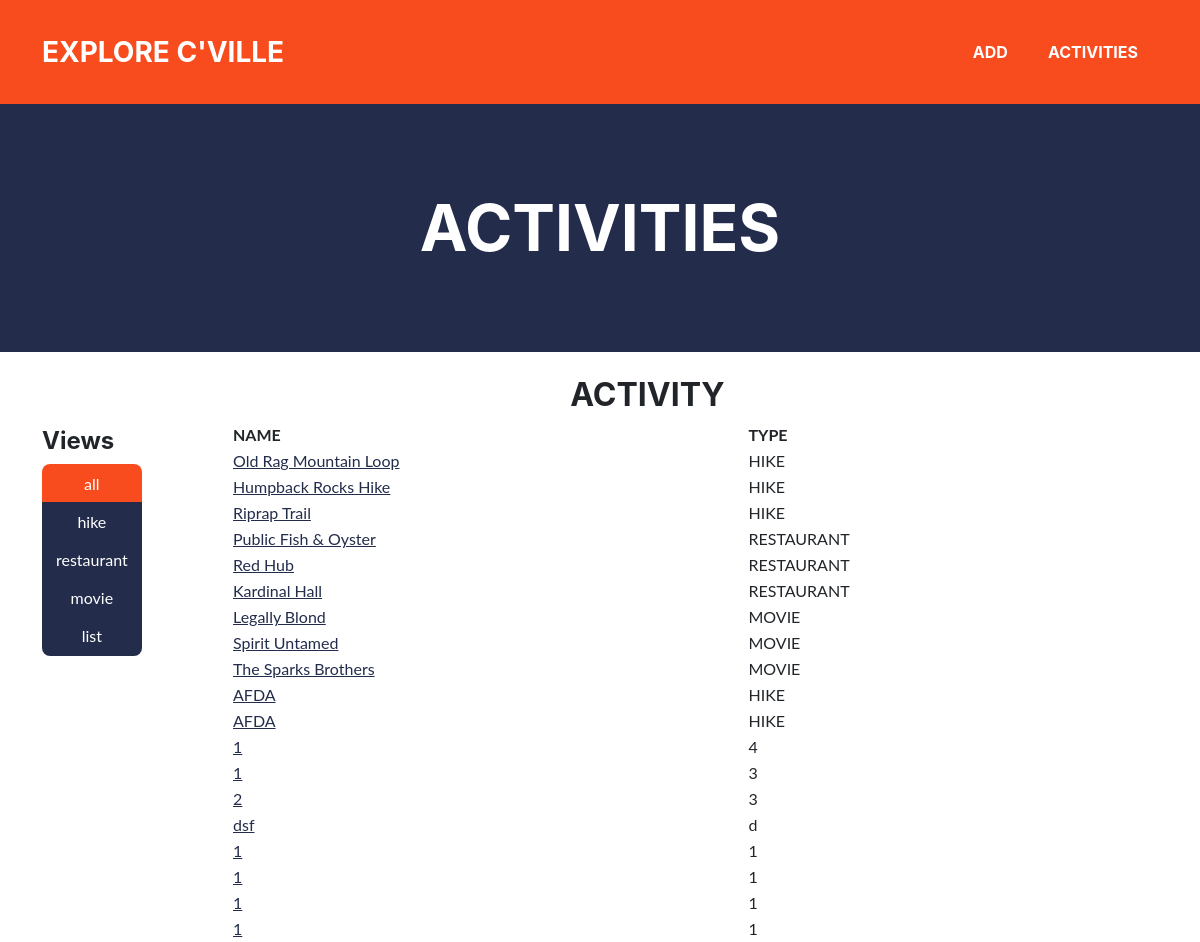
Page /activities.php on the committed database.
### tables this page shows
CREATE TABLE `ACTIVITY` (
  `ACTIVITY_ID` int(11) NOT NULL,
  `ACTIVITY_NAME` text NOT NULL,
  `ACTIVITY_OPENTIME` time DEFAULT current_timestamp(),
  `ACTIVITY_CLOSETIME` time DEFAULT current_timestamp(),
  `ACTIVITY_TYPE` varchar(12) NOT NULL,
  `ACTIVITY_URL` text NOT NULL
);

### activities.php (the view, shortened to what this page needs)
<!DOCTYPE html>
<html lang="en">
<head>
  <link rel="stylesheet" href="https://stackpath.bootstrapcdn.com/bootstrap/4.3.1/css/bootstrap.min.css">
  <link rel="stylesheet" href="css/styles.css">
</head>
<body id="page-top">
  <nav class="navbar navbar-expand-lg bg-secondary text-uppercase fixed-top" id="mainNav">
      <div class="container">
          <a class="navbar-brand" href="./index.php">Explore C'Ville</a>
          <div class="collapse navbar-collapse" id="navbarResponsive">
              <ul class="navbar-nav ms-auto">
                  <li class="nav-item mx-0 mx-lg-1"><a class="nav-link py-3 px-0 px-lg-3 rounded" href="#">Add</a></li>
                  <li class="nav-item mx-0 mx-lg-1"><a class="nav-link py-3 px-0 px-lg-3 rounded" href="./activities.php">Activities</a></li>
              </ul>
          </div>
      </div>
  </nav>
  <header class="masthead bg-primary text-white text-center">
      <div class="container d-flex align-items-center flex-column">
          <h1 class="masthead-heading text-uppercase mb-0">Activities</h1>
      </div>
  </header>
  <div class="container">
    <center>
    <div class="row">
      <div class="col-1" style="line-height:75px">
        <br />
        <h4> Views </h4>
        <form action="<?php $_SERVER['PHP_SELF'] ?>" method="get" style="line-height:50px">
          <div class="btn-group-vertical">
          <input type="submit" name="btnaction" value="all" class="btn text-white bg-<?php if(!isset($_GET['btnaction'])||$_GET['btnaction']=='all'){echo "secondary";}else{echo "primary";} ?>" />
          <input type="submit" name="btnaction" value="hike" class="btn text-white bg-<?php if(isset($_GET['btnaction'])&&$_GET['btnaction']=='hike'){echo "secondary";}else{echo "primary";} ?>" />
          <input type="submit" name="btnaction" value="restaurant" class="btn text-white bg-<?php if(isset($_GET['btnaction'])&&$_GET['btnaction']=='restaurant'){echo "secondary";}else{echo "primary";} ?>" />
          <input type="submit" name="btnaction" value="movie" class="btn text-white bg-<?php if(isset($_GET['btnaction'])&&$_GET['btnaction']=='movie'){echo "secondary";}else{echo "primary";} ?>" />
          <input type="submit" name="btnaction" value="list" class="btn text-white bg-<?php if(isset($_GET['btnaction'])&&$_GET['btnaction']=='list'){echo "secondary";}else{echo "primary";} ?>" />
          </div>
        </form>
        <br />
      </div>
      <div class="col-1" style="line-height:75px"> </div>
      <div class="col-9">
        <br />
  <?php require('connect-db.php'); ?>
  <?php
  try
  {
    if (isset($_GET['btnaction']))
    {
      switch ($_GET['btnaction'])
        {
          case 'all': showActivity("ACTIVITY");  break;
          case 'hike': showHike();  break;
          case 'restaurant': showRestaurant();  break;
          case 'movie': showMovie();  break;
          case 'list': getList();  break;
          case 'delete_hike': deleteActivity("HIKE", $_GET['id']); break;
          case 'delete_restaurant': deleteActivity("RESTAURANT", $_GET['id']); break;
        }
    }
    else { showActivity("ACTIVITY"); }
  }
  catch (Exception $e)
  {
    $error_message = $e->getMessage();
    echo "<p>Error message: $error_message </p>";
  }
  ?>
  <?php
  function showActivity($act)
  {
    global $db;
    $query = "SELECT * FROM $act";
    $statement = $db->prepare($query);
    $statement->execute();
    $results = $statement->fetchAll();
    echo "<h2> $act </h2>";
    echo "<table style='width:100%''>
          <tr>
            <th>NAME</th>
            <th>TYPE</th>
          </tr>";
    foreach ($results as $result)
    {
      echo "<tr>
      <td> <a href='" . $result['ACTIVITY_URL'] . "' target='_blank'>" . $result['ACTIVITY_NAME'] . "</a></td>
      <td>" . $result['ACTIVITY_TYPE'] . "</td>
      </tr>";
    }
    echo "</table>";
  }
  ?>
        </div>
    </div>
    </center>
  </div>
</body>

### rows in the picture
activity: ACTIVITY_NAME "Old Rag Mountain Loop", ACTIVITY_TYPE "HIKE"
activity: ACTIVITY_NAME "Humpback Rocks Hike", ACTIVITY_TYPE "HIKE"
activity: ACTIVITY_NAME "Riprap Trail", ACTIVITY_TYPE "HIKE"
activity: ACTIVITY_NAME "Public Fish & Oyster", ACTIVITY_TYPE "RESTAURANT"
activity: ACTIVITY_NAME "Red Hub", ACTIVITY_TYPE "RESTAURANT"
activity: ACTIVITY_NAME "Kardinal Hall", ACTIVITY_TYPE "RESTAURANT"
activity: ACTIVITY_NAME "Legally Blond", ACTIVITY_TYPE "MOVIE"
activity: ACTIVITY_NAME "Spirit Untamed", ACTIVITY_TYPE "MOVIE"
activity: ACTIVITY_NAME "The Sparks Brothers", ACTIVITY_TYPE "MOVIE"
activity: ACTIVITY_NAME "AFDA", ACTIVITY_TYPE "HIKE"
activity: ACTIVITY_NAME "AFDA", ACTIVITY_TYPE "HIKE"
activity: ACTIVITY_NAME "1", ACTIVITY_TYPE "4"
activity: ACTIVITY_NAME "1", ACTIVITY_TYPE "3"
activity: ACTIVITY_NAME "2", ACTIVITY_TYPE "3"
activity: ACTIVITY_NAME "dsf", ACTIVITY_TYPE "d"
activity: ACTIVITY_NAME "1", ACTIVITY_TYPE "1"
activity: ACTIVITY_NAME "1", ACTIVITY_TYPE "1"
activity: ACTIVITY_NAME "1", ACTIVITY_TYPE "1"
activity: ACTIVITY_NAME "1", ACTIVITY_TYPE "1"

### other values in the picture
$act "ACTIVITY"
